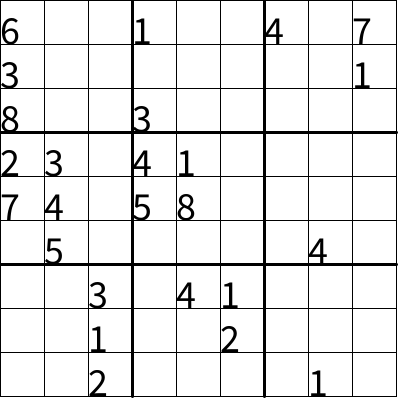
Frame 1 (no input)
Frame 60 (the mouse pressed at the canvas centre just before this capture): identical to frame 1, image omitted
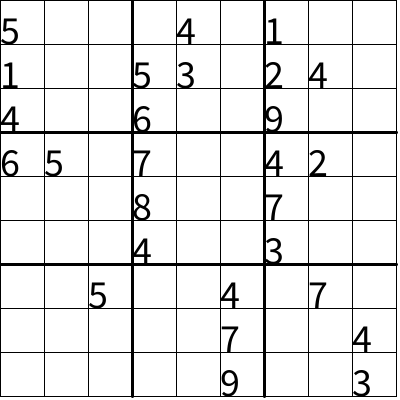
Frame 120 (the mouse held since frame 60 and released just before this capture)

The Processing sketch that drew these frames (run headless with seeded random() and noise(); from frame 60 on, the mouse is pressed at the canvas centre):

// Processing sketch: sodoku_gen
// ── sodoku_gen.pde
ArrayList<Integer> numbers = new ArrayList<Integer>();
int scale = 44;

void setup() {
  size(400, 400);
  fillGrid();
  for (int i = 1; i < 10; i++) {
    numbers.add(i);
  }
  gen();
}

void mousePressed() {
  fillGrid();
  for (int i = 1; i < 10; i++) {
    numbers.add(i);
  }
  gen();
}


void draw() {
  background(255);
  gridDraw();
}

boolean solve(int[][] grid, int r, int c) {
  if (r == rows-1 && c == cols) {
    return true;
  }
  if (c == cols) {
    r++;
    c = 0;
  }
  if (grid[c][r] > 0) {
    return solve(grid, r, c+1);
  }

  for (int n = 1; n < 10; n++) {
    if (isvalid(grid, r, c, n)) {
      grid[c][r] = n;
      if (solve(grid, r, c+1)) {
        return true;
      } else {
        grid[c][r] = 0;
        return false;
      }
    }
  }
  return false;
}

boolean isvalid(int[][] g, int c, int r, int n) {
  if (!checkForNumInCol(n, c) && !checkForNumInRow(n, r) && grid[c][r] == 0 && !checkForNumInBox(n, c, r)) {
    return true;
  } else {
    return false;
  }
}

void gen() {
//  while (numbers.size() > 0) {
    //pick a random number from the numbers list
    int index = (int)random(0, numbers.size()-1);
    int n = numbers.get(index);
    for (int i = 0; i < 9; i++) {
      for (int j = 0; j < 9; j++) {
        if (isvalid(grid, i, j, n)) {
          int[][] copy = grid.clone();
          copy[i][j] = n;
          if (solve(copy, 0, 0)) {
            grid = copy;
            println("done");
            numbers.remove(index);
          } else {
            index = (int)random(0, numbers.size()-1);
            n = numbers.get(index);
          }
        }
      }
    }
 // }
  if (!solve(grid, 0, 0)) {
    println("impossible");
  } else {
    println("possible");
  }
}

// ── Grid.pde
int cols = 9;
int rows = 9;
int[][]grid  = new int[cols][rows];

//fills list with unallowed values because int does not support null types
void fillGrid() {
  for (int i = 0; i < cols; i++) {
    for (int j = 0; j < rows; j++) {
      grid[i][j] = 0;
    }
  }
}

boolean checkGrid() {
  boolean verdict = true;
  for (int i = 0; i < cols; i++) {
    for (int j = 0; j < rows; j++) {
      if (grid[i][j] == 0) {
        verdict = false;
      }
    }
  }
  return verdict;
}

boolean checkForNumInCol(int n, int c) {
  boolean verdict = false;
  for (int i = 0; i < cols; i++) {
    if (grid[c][i] == n) {
      verdict = true;
    }
  }
  return verdict;
}

boolean checkForNumInRow(int n, int r) {
  boolean verdict = false;
  for (int i = 0; i < rows; i++) {
    if (grid[i][r] ==  n) {
      verdict = true;
    }
  }
  return verdict;
}

boolean checkForNumInBox(int n, int c, int r) {
  boolean verdict = false;
  for (int i = c/3*3; i < c/3*3+3; i++) {
    for (int j = r/3*3; j < r/3*3+3; j++) {
      if (grid[i][j] == n) {
        verdict = true;
      }
    }
  }
  return verdict;
}



void gridDraw() {
  strokeWeight(1);
  for (int i = 0; i < cols; i++) {
    for (int j = 0; j < rows; j++) {
      noFill();
      stroke(0);
      rect(i*scale, j*scale, scale, scale);
      if (grid[i][j] != 0) {
        textSize(40);
        fill(0);
        text(grid[i][j], i*scale, j*scale+scale);
      }
    }
  }
  strokeWeight(3);
  line(0, 3*scale, 9*scale, 3*scale);
  line(0, 6*scale, 9*scale, 6*scale);
  line(3*scale, 0, 3*scale, 9*scale);
  line(6*scale, 0, 6*scale, 9*scale);
}
